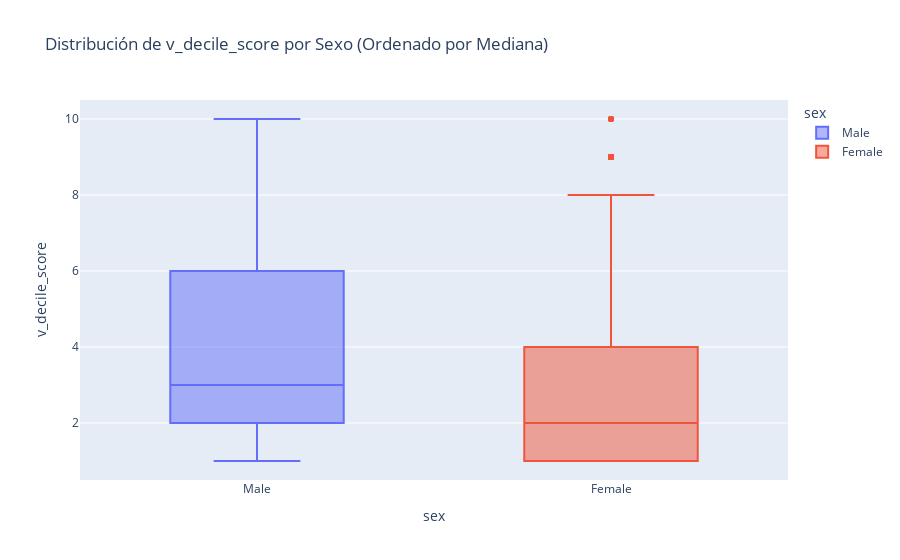

The notebook cell saved with this chart:
### Markdown cell above
#### 10.2.1 DECILE SCORE POR GENERO

### Code cell
medianas = df_scores_2y.groupby('sex')['v_decile_score'].median().sort_values(ascending=False)

# Ordenar la columna 'sex' del DataFrame según la mediana calculada
df_scores_2y['sex'] = pd.Categorical(df_scores_2y['sex'], categories=medianas.index, ordered=True)
fig = px.box(df_scores_2y, x='sex', y='v_decile_score', color='sex', 
             category_orders={'sex': medianas.index},
             title='Distribución de v_decile_score por Sexo (Ordenado por Mediana)')

# Mostrar el gráfico
fig.show()

### Figure 1 — Plotly figure (JSON) as saved in the notebook; plotly's stock layout.template omitted (floating-point values rounded to 4 significant figures; data arrays with more than 128 entries replaced by an {"elided": "..."} marker saying what was removed)
{"data": [{"alignmentgroup": "True", "hovertemplate": "sex=%{x}<br>v_decile_score=%{y}<extra></extra>", "legendgroup": "Male", "marker": {"color": "#636efa"}, "name": "Male", "notched": false, "offsetgroup": "Male", "orientation": "v", "showlegend": true, "type": "box", "x": {"elided": "5819 str values"}, "x0": " ", "xaxis": "x", "y": {"elided": "5819 int values"}, "y0": " ", "yaxis": "y"}, {"alignmentgroup": "True", "hovertemplate": "sex=%{x}<br>v_decile_score=%{y}<extra></extra>", "legendgroup": "Female", "marker": {"color": "#EF553B"}, "name": "Female", "notched": false, "offsetgroup": "Female", "orientation": "v", "showlegend": true, "type": "box", "x": {"elided": "1395 str values"}, "x0": " ", "xaxis": "x", "y": {"elided": "1395 int values"}, "y0": " ", "yaxis": "y"}], "layout": {"boxmode": "overlay", "legend": {"title": {"text": "sex"}, "tracegroupgap": 0}, "title": {"text": "Distribución de v_decile_score por Sexo (Ordenado por Mediana)"}, "xaxis": {"anchor": "y", "categoryarray": ["Male", "Female"], "categoryorder": "array", "domain": [0, 1], "title": {"text": "sex"}}, "yaxis": {"anchor": "x", "domain": [0, 1], "title": {"text": "v_decile_score"}}}}
